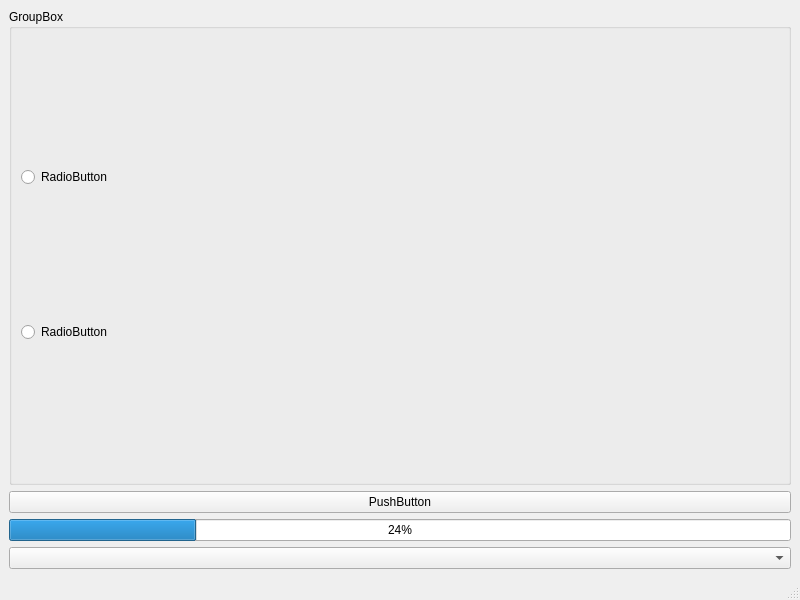
<?xml version="1.0" encoding="UTF-8"?>
<ui version="4.0">
 <class>MainWindow</class>
 <widget class="QMainWindow" name="MainWindow">
  <property name="geometry">
   <rect>
    <x>0</x>
    <y>0</y>
    <width>800</width>
    <height>600</height>
   </rect>
  </property>
  <property name="windowTitle">
   <string>MainWindow</string>
  </property>
  <widget class="QWidget" name="centralwidget">
   <layout class="QVBoxLayout" name="verticalLayout_2">
    <item>
     <widget class="QGroupBox" name="groupBox">
      <property name="sizePolicy">
       <sizepolicy hsizetype="Minimum" vsizetype="Minimum">
        <horstretch>0</horstretch>
        <verstretch>0</verstretch>
       </sizepolicy>
      </property>
      <property name="title">
       <string>GroupBox</string>
      </property>
      <layout class="QVBoxLayout" name="verticalLayout">
       <item>
        <widget class="QRadioButton" name="radioButton">
         <property name="text">
          <string>RadioButton</string>
         </property>
        </widget>
       </item>
       <item>
        <widget class="QRadioButton" name="radioButton_2">
         <property name="text">
          <string>RadioButton</string>
         </property>
        </widget>
       </item>
      </layout>
     </widget>
    </item>
    <item>
     <widget class="QPushButton" name="pushButton">
      <property name="text">
       <string>PushButton</string>
      </property>
     </widget>
    </item>
    <item>
     <widget class="QProgressBar" name="progressBar">
      <property name="value">
       <number>24</number>
      </property>
     </widget>
    </item>
    <item>
     <widget class="QComboBox" name="comboBox"/>
    </item>
   </layout>
  </widget>
  <widget class="QMenuBar" name="menubar">
   <property name="geometry">
    <rect>
     <x>0</x>
     <y>0</y>
     <width>800</width>
     <height>22</height>
    </rect>
   </property>
  </widget>
  <widget class="QStatusBar" name="statusbar"/>
 </widget>
 <resources/>
 <connections/>
</ui>
